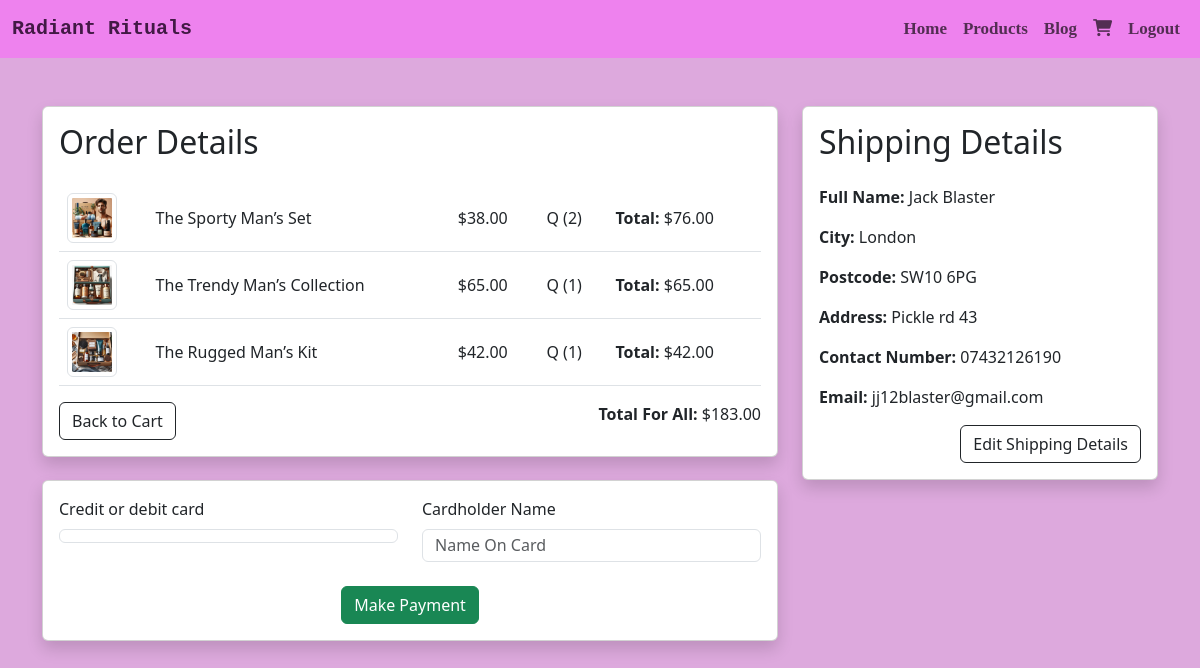
Page /products/checkout/ (signed in) on the earlier database version.
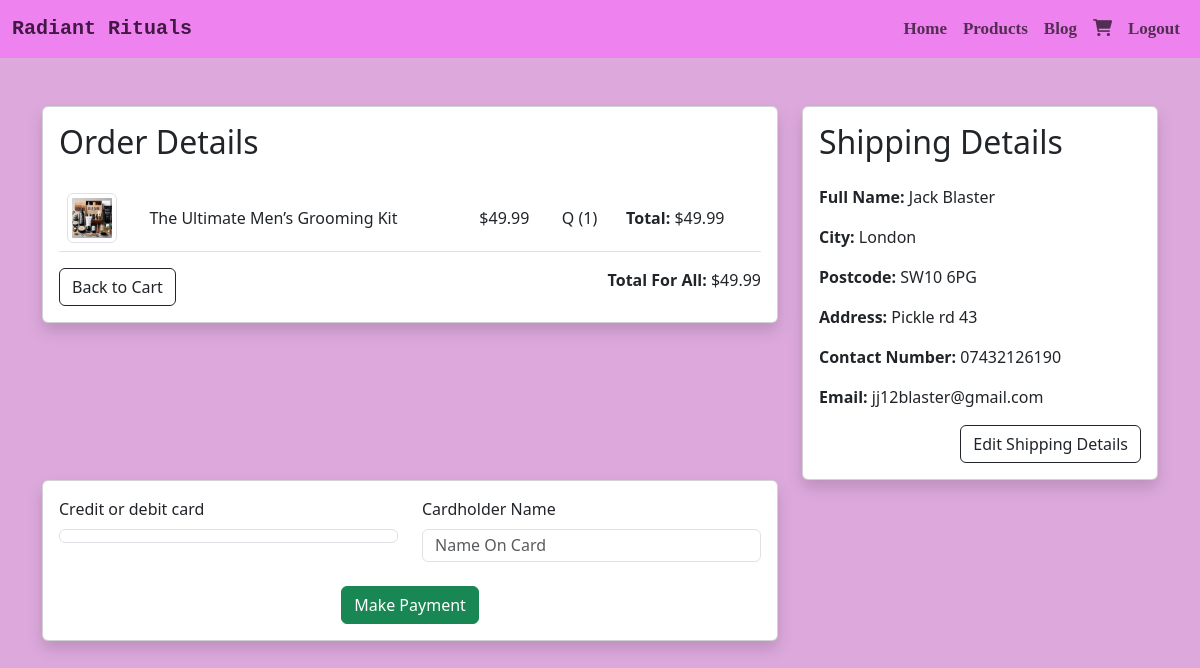
Same page on the later database version.
### products/models.py (models this page shows)
class Product(models.Model):
    GENDER_CHOICES = (
        ('Male', 'Male'),
        ('Female', 'Female'),
        ('Unisex', 'Unisex'),
    )
    CATEGORY_CHOICES = (
        ('Haircare', 'Haircare'),
        ('Skincare', 'Skincare'),
        ('Bodycare', 'Bodycare'),
        ('Fragrance', 'Fragrance'),
        ('Beauty Boxes', 'Beauty Boxes'),
        ('Other', "Other"),
    )
    user = models.ForeignKey(User, on_delete=models.CASCADE, default=1)
    name = models.CharField(max_length=255)
    description = models.TextField()
    price = models.DecimalField(max_digits=10, decimal_places=2)
    image = models.ImageField(upload_to='product_images/')
    created_at = models.DateTimeField(auto_now_add=True)
    category = models.CharField(max_length=20, choices=CATEGORY_CHOICES, default='Other')
    gender = models.CharField(max_length=10, choices=GENDER_CHOICES, default="Unisex")
    quantity = models.IntegerField(default=1)

### products/views.py (the view, shortened to what this page needs)
# urls.py: path('checkout/', checkout, name='checkout'),
@login_required
def checkout(request):
    cart, created = Cart.objects.get_or_create(user=request.user)
    products = cart.products.all()
    for product in products:
        product.total_price = product.price * product.quantity
    total_price = sum(product.total_price for product in products)
    try:
        shipping_details = ShippingDetails.objects.get(user=request.user)
    except ShippingDetails.DoesNotExist:
        shipping_details = None
    context = {
        'cart': cart,
        'products': products,
        'total_price': total_price,
        'shipping_details': shipping_details,
        'STRIPE_PUBLIC_KEY': settings.STRIPE_PUBLIC_KEY,
    }
    intent = None
    context['client_secret'] = intent.client_secret if intent else None
    return render(request, 'products/checkout.html', context)

### products/templates/products/checkout.html (shortened to what this page needs)
{% extends 'base.html' %}
{% block content %}
  <div class="container mt-5">
    <div class="row">
      <div class="col-md-8 ">
        <div class="card shadow">
          <div class="card-body">
            <h2 class="card-title mb-4">Order Details</h2>
            <table class="table">
              <tbody>
                {% for product in products %}
                  <tr>
                    <td class="align-middle"><img src="{{ product.image.url }}" alt="{{ product.name }}" class="img-thumbnail" width="50"></td>
                    <td class="align-middle"><a class="nav-link" href="{% url 'product_detail' product_id=product.id %}">{{ product.name }}</a></td>
                    <td class="align-middle">${{ product.price }}</td>
                    <td class="align-middle">Q ({{ product.quantity }})</td>
                    <td class="align-middle"><strong>Total:</strong> ${{ product.total_price }}</td>
                  </tr>
                {% endfor %}
              </tbody>
            </table>
            <div class="row mt-3">
              <div class="col-md-6">
                <a href="{% url 'view_cart' %}" class="btn btn-outline-dark flex-shrink-0">Back to Cart</a>
              </div>
              <div class="col-md-6 text-md-end">
                <p class="mb-0"><strong>Total For All:</strong> ${{ total_price }}</p>
              </div>
            </div>
          </div>
        </div>
      </div>
      <div class="col-md-4">
        <div class="card shadow">
          <div class="card-body">
            <h2 class="card-title mb-4">Shipping Details</h2>
            {% if shipping_details %}
              <div class="mb-3">
                <strong>Full Name:</strong> {{ shipping_details.full_name }}
              </div>
              <div class="mb-3">
                <strong>City:</strong> {{ shipping_details.city }}
              </div>
              <div class="mb-3">
                <strong>Postcode:</strong> {{ shipping_details.postcode }}
              </div>
              <div class="mb-3">
                <strong>Address:</strong> {{ shipping_details.address }}
              </div>
              <div class="mb-3">
                <strong>Contact Number:</strong> {{ shipping_details.contact_number }}
              </div>
              <div class="mb-3">
                <strong>Email:</strong> {{ shipping_details.email }}
              </div>
              <div class="col-md-12 text-md-end">
                <a href="{% url 'edit_shipping_details' %}" class="btn btn-outline-dark">Edit Shipping Details</a>
              </div>
            {% else %}
              <p>No shipping details found.</p>
            {% endif %}
          </div>
        </div>
      </div>
      <div class="col-md-8 mb-4">
        <div class="card shadow">
          <div class="card-body">
            <form action="{% url 'checkout' %}" method="post" id="payment-form" data-secret="{{ client_secret }}">
              <div class="row">
                <div class="col-md-6">
                  <div class="form-group">
                    <label for="card-element" class="col-md-6" style="font-weight: 450;">Credit or debit card</label>
                    <div id="card-element" class="stripe-element form-control mt-2 mb-2"></div>
                  </div>
                </div>
                <div class="col-md-6">
                  <div class="form-group">
                    <label for="cardholder-name" class="col-md-6" style="font-weight: 450;">Cardholder Name</label>
                    <input type="text" id="cardholder-name" placeholder="Name On Card" class="form-control mt-2 mb-2 col-md-6" style="height: 33px;" required>
                  </div>
                </div>
              </div>
              <button id="submit-payment" class="btn btn-success btn-md btn-block d-block mx-auto mt-2">Make Payment</button>
            </form>
          </div>
        </div>
      </div>
    </div>
  </div>
{% endblock %}

Differences in the rows shown:
no longer on this page (row unchanged): Product: image (picture), name "The Sporty Man’s Set", price "38.00", quantity "2", total_price "76.00"
no longer on this page (row unchanged): Product: image (picture), name "The Trendy Man’s Collection", price "65.00", quantity "1", total_price "65.00"
no longer on this page (row unchanged): Product: image (picture), name "The Rugged Man’s Kit", price "42.00", quantity "1", total_price "42.00"
now on this page (row edited): Product: image (picture), name "The Ultimate Men’s Grooming Kit", price "49.99", quantity "1", total_price "49.99"
Other differences:
{{ total_price }}: "183.00" → "49.99"
